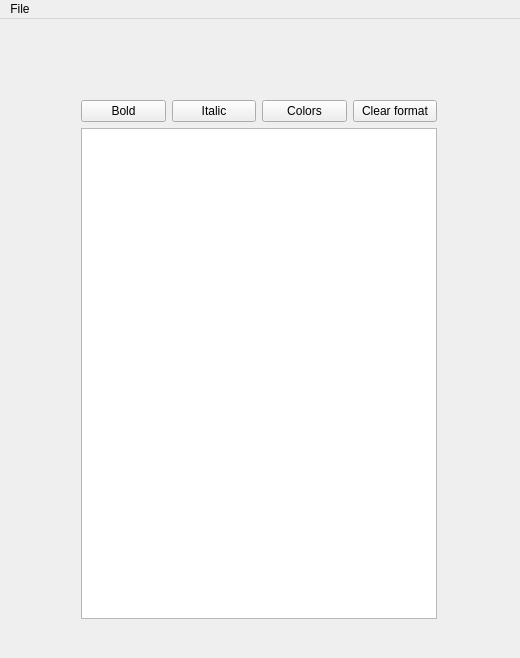
<?xml version="1.0" encoding="UTF-8"?>
<ui version="4.0">
 <class>MainWindow</class>
 <widget class="QMainWindow" name="MainWindow">
  <property name="geometry">
   <rect>
    <x>0</x>
    <y>0</y>
    <width>520</width>
    <height>658</height>
   </rect>
  </property>
  <property name="windowTitle">
   <string>MainWindow</string>
  </property>
  <widget class="QWidget" name="centralWidget">
   <widget class="QWidget" name="layoutWidget">
    <property name="geometry">
     <rect>
      <x>70</x>
      <y>70</y>
      <width>378</width>
      <height>541</height>
     </rect>
    </property>
    <layout class="QVBoxLayout" name="verticalLayout">
     <item>
      <layout class="QHBoxLayout" name="horizontalLayout">
       <item>
        <widget class="QPushButton" name="btn_bold">
         <property name="text">
          <string>Bold</string>
         </property>
        </widget>
       </item>
       <item>
        <widget class="QPushButton" name="btn_italy">
         <property name="text">
          <string>Italic</string>
         </property>
        </widget>
       </item>
       <item>
        <widget class="QPushButton" name="btn_colors">
         <property name="text">
          <string>Colors</string>
         </property>
        </widget>
       </item>
       <item>
        <widget class="QPushButton" name="btn_clearfmt">
         <property name="text">
          <string>Clear format</string>
         </property>
        </widget>
       </item>
      </layout>
     </item>
     <item>
      <widget class="QTextEdit" name="textEdit"/>
     </item>
    </layout>
   </widget>
  </widget>
  <widget class="QMenuBar" name="menuBar">
   <property name="geometry">
    <rect>
     <x>0</x>
     <y>0</y>
     <width>520</width>
     <height>22</height>
    </rect>
   </property>
   <property name="defaultUp">
    <bool>false</bool>
   </property>
   <widget class="QMenu" name="menuFile">
    <property name="title">
     <string>File</string>
    </property>
    <addaction name="actionOpen"/>
    <addaction name="actionSave"/>
   </widget>
   <addaction name="menuFile"/>
  </widget>
  <action name="actionOpen">
   <property name="text">
    <string>Open</string>
   </property>
  </action>
  <action name="actionSave">
   <property name="text">
    <string>Save</string>
   </property>
  </action>
 </widget>
 <layoutdefault spacing="6" margin="11"/>
 <resources/>
 <connections/>
</ui>
